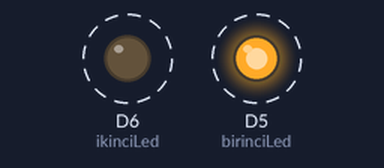
Bench run of a sketch on a simulated ESP8266 (NodeMCU). Shown: output pins drawn as LEDs (lit = HIGH). Dashed ring = blinking.

Above: at 0.15 s.
Timing chart, 0 to 3.0 s (numbered marks = the images above):
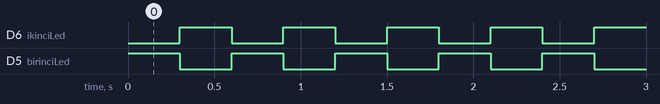

Measured:
- by itself, D6 (ikinciLed), D5 (birinciLed): alternates HIGH for 0.30 s and LOW for 0.30 s

The sketch:

dk0030_ikiLed.ino
```cpp
/*
  dk0030 — İki LED'i sırayla yak
  Devre: 1. LED uzun bacak (+) -> D5, kısa bacak (-) -> 220 ohm direnç -> GND
         2. LED uzun bacak (+) -> D6, kısa bacak (-) -> 220 ohm direnç -> GND
*/

// Her pine, kartın D-etiketiyle bir isim veriyoruz.
const int birinciLed = D5;
const int ikinciLed = D6;

void setup() {
  pinMode(birinciLed, OUTPUT);
  pinMode(ikinciLed, OUTPUT);
}

void loop() {
  digitalWrite(birinciLed, HIGH); // Birinci LED yanar.
  digitalWrite(ikinciLed, LOW);   // İkinci LED söner.
  delay(300);

  digitalWrite(birinciLed, LOW);  // Birinci LED söner.
  digitalWrite(ikinciLed, HIGH);  // İkinci LED yanar.
  delay(300);
}

// SEN YAP
// 1) İki LED'i aynı anda yakıp aynı anda söndür.
// 2) İki bekleme süresini 100 yap. Gözün sönmeyi ne zaman ayırt edemiyor?
// 3) birinciLed ve ikinciLed adlarını LED'lerinin gerçek renklerine göre değiştir.
```
